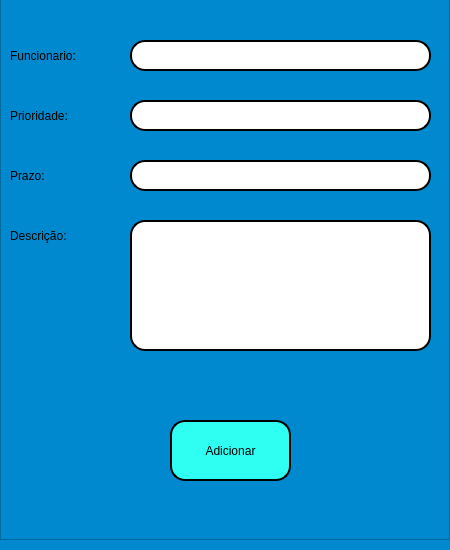
<?xml version="1.0" encoding="UTF-8"?>
<ui version="4.0">
 <class>NovaTarefa</class>
 <widget class="QWidget" name="NovaTarefa">
  <property name="geometry">
   <rect>
    <x>0</x>
    <y>0</y>
    <width>450</width>
    <height>550</height>
   </rect>
  </property>
  <property name="windowTitle">
   <string>Form</string>
  </property>
  <property name="styleSheet">
   <string notr="true">background-color: rgb(0, 137, 206)</string>
  </property>
  <widget class="QFrame" name="AddTarefa">
   <property name="geometry">
    <rect>
     <x>0</x>
     <y>-10</y>
     <width>450</width>
     <height>550</height>
    </rect>
   </property>
   <property name="minimumSize">
    <size>
     <width>450</width>
     <height>550</height>
    </size>
   </property>
   <property name="maximumSize">
    <size>
     <width>450</width>
     <height>550</height>
    </size>
   </property>
   <property name="styleSheet">
    <string notr="true">background-color:rgb(0, 137, 206);</string>
   </property>
   <property name="frameShape">
    <enum>QFrame::StyledPanel</enum>
   </property>
   <property name="frameShadow">
    <enum>QFrame::Raised</enum>
   </property>
   <widget class="QPushButton" name="botao_Adicionar">
    <property name="geometry">
     <rect>
      <x>170</x>
      <y>430</y>
      <width>121</width>
      <height>61</height>
     </rect>
    </property>
    <property name="styleSheet">
     <string notr="true">background-color: rgb(46, 255, 242);
font: 75 12pt &quot;MS Shell Dlg 2&quot;;
border-style: outset;
border-width: 2px;
border-radius: 15px;
border-color: black;</string>
    </property>
    <property name="text">
     <string>Adicionar</string>
    </property>
   </widget>
   <widget class="QLabel" name="label_2">
    <property name="geometry">
     <rect>
      <x>10</x>
      <y>50</y>
      <width>111</width>
      <height>31</height>
     </rect>
    </property>
    <property name="styleSheet">
     <string notr="true">font: 15pt &quot;Ubuntu&quot;;</string>
    </property>
    <property name="text">
     <string>Funcionario:</string>
    </property>
   </widget>
   <widget class="QLineEdit" name="linha_NomeFuncionario">
    <property name="geometry">
     <rect>
      <x>130</x>
      <y>50</y>
      <width>301</width>
      <height>31</height>
     </rect>
    </property>
    <property name="font">
     <font>
      <pointsize>20</pointsize>
     </font>
    </property>
    <property name="styleSheet">
     <string notr="true">background-color:rgb(255,255,255);
border-radius:15px;
border-style:outset;
border-width:2px;</string>
    </property>
    <property name="inputMethodHints">
     <set>Qt::ImhHiddenText</set>
    </property>
    <property name="text">
     <string/>
    </property>
    <property name="placeholderText">
     <string/>
    </property>
    <property name="clearButtonEnabled">
     <bool>false</bool>
    </property>
   </widget>
   <widget class="QLabel" name="label_3">
    <property name="geometry">
     <rect>
      <x>10</x>
      <y>230</y>
      <width>111</width>
      <height>31</height>
     </rect>
    </property>
    <property name="styleSheet">
     <string notr="true">font: 15pt &quot;Ubuntu&quot;;</string>
    </property>
    <property name="text">
     <string>Descrição:</string>
    </property>
   </widget>
   <widget class="QLineEdit" name="linha_DescricaoTarefa">
    <property name="geometry">
     <rect>
      <x>130</x>
      <y>230</y>
      <width>301</width>
      <height>131</height>
     </rect>
    </property>
    <property name="font">
     <font>
      <pointsize>20</pointsize>
     </font>
    </property>
    <property name="styleSheet">
     <string notr="true">background-color:rgb(255,255,255);
border-radius:15px;
border-style:outset;
border-width:2px;</string>
    </property>
    <property name="inputMethodHints">
     <set>Qt::ImhHiddenText</set>
    </property>
    <property name="text">
     <string/>
    </property>
    <property name="placeholderText">
     <string/>
    </property>
    <property name="clearButtonEnabled">
     <bool>false</bool>
    </property>
   </widget>
   <widget class="QLabel" name="label_4">
    <property name="geometry">
     <rect>
      <x>10</x>
      <y>110</y>
      <width>101</width>
      <height>31</height>
     </rect>
    </property>
    <property name="styleSheet">
     <string notr="true">font: 15pt &quot;Ubuntu&quot;;</string>
    </property>
    <property name="text">
     <string>Prioridade:</string>
    </property>
   </widget>
   <widget class="QLineEdit" name="linha_NivelPrioridade">
    <property name="geometry">
     <rect>
      <x>130</x>
      <y>110</y>
      <width>301</width>
      <height>31</height>
     </rect>
    </property>
    <property name="font">
     <font>
      <pointsize>20</pointsize>
     </font>
    </property>
    <property name="styleSheet">
     <string notr="true">background-color:rgb(255,255,255);
border-radius:15px;
border-style:outset;
border-width:2px;</string>
    </property>
    <property name="inputMethodHints">
     <set>Qt::ImhHiddenText</set>
    </property>
    <property name="text">
     <string/>
    </property>
    <property name="placeholderText">
     <string/>
    </property>
    <property name="clearButtonEnabled">
     <bool>false</bool>
    </property>
   </widget>
   <widget class="QLabel" name="label_5">
    <property name="geometry">
     <rect>
      <x>10</x>
      <y>170</y>
      <width>71</width>
      <height>31</height>
     </rect>
    </property>
    <property name="styleSheet">
     <string notr="true">font: 15pt &quot;Ubuntu&quot;;</string>
    </property>
    <property name="text">
     <string>Prazo:</string>
    </property>
   </widget>
   <widget class="QLineEdit" name="linha_Prazo">
    <property name="geometry">
     <rect>
      <x>130</x>
      <y>170</y>
      <width>301</width>
      <height>31</height>
     </rect>
    </property>
    <property name="font">
     <font>
      <pointsize>20</pointsize>
     </font>
    </property>
    <property name="styleSheet">
     <string notr="true">background-color:rgb(255,255,255);
border-radius:15px;
border-style:outset;
border-width:2px;</string>
    </property>
    <property name="inputMethodHints">
     <set>Qt::ImhHiddenText</set>
    </property>
    <property name="text">
     <string/>
    </property>
    <property name="placeholderText">
     <string/>
    </property>
    <property name="clearButtonEnabled">
     <bool>false</bool>
    </property>
   </widget>
  </widget>
 </widget>
 <resources/>
 <connections/>
</ui>
